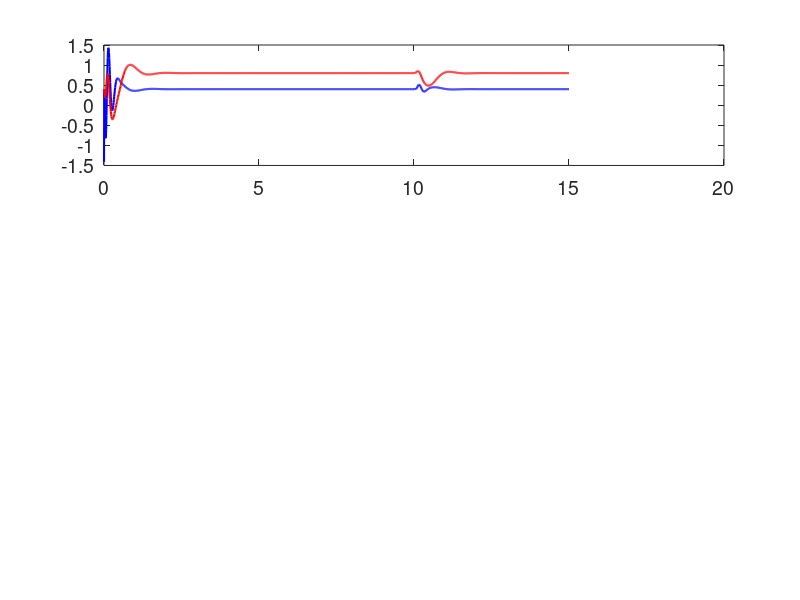

Write MATLAB code to recreate this figure. (Note: this script raises an error after producing the figure.)
% EE5101/ME5401 Mini-project Task 5: Servo Control with Reduced-Order Observer
% Combines Servo Mechanism (Task 5) with Reduced-Order Observer (Task 3)

clear; clc; close all;
set(0, 'defaultAxesFontSize', 14); % Affects the scale and labels on the axes
set(0, 'defaultTextFontSize', 14);  % Affects text such as titles, axis labels, legends, etc.

%% 1. System Parameter Setup
% Replace with your Matriculation Number digits
a = 8; b = 4; c = 0; d = 1; 

% Helper calculations for system matrices
p1 = 2.5010 * (d + 5) / (c + 5);
p2 = 0.2922 - (a * b) / 500;
p3 = 0.0165 - (c + d - 5) / (1000 + 20 * a);

% Plant Matrices
A = zeros(4, 4);
A(1,1) = -8.8487 + (a - b) / 5; A(1,2) = -0.0399; A(1,3) = -5.5500 + (c * d + 5) / 10; A(1,4) = 3.5846;
A(2,1) = -4.5740; A(2,2) = 2.5010 * (d + 5) / (c + 5); A(2,3) = -4.3662; A(2,4) = -1.1183 - (a - c) / 20;
A(3,1) = 3.7698; A(3,2) = 16.1212 - c / 5; A(3,3) = -18.2103 + (a + d) / (b + 4); A(3,4) = 4.4936;
A(4,1) = -8.5645 - (a - b) / (c + d + 2); A(4,2) = 8.3742; A(4,3) = -4.4331; A(4,4) = -7.7181 * (c + 5) / (b + 5);

B = zeros(4, 2);
B(1,1) = 0.0564 + b / (10 + c); B(1,2) = 0.0319;
B(2,1) = 0.0165 - (c + d - 5) / (1000 + 20 * a); B(2,2) = -0.02;
B(3,1) = 4.4939; B(3,2) = 1.5985 * (a + 10) / (b + 12);
B(4,1) = -1.4269; B(4,2) = -0.2730;

C = zeros(2, 4);
C(1,1) = -3.2988; C(1,2) = -2.1932 + (10 * c + d) / (100 + 5 * a); C(1,3) = 0.0370; C(1,4) = -0.0109;
C(2,1) = 0.2922 - (a * b) / 500; C(2,2) = -2.1506; C(2,3) = -0.0104; C(2,4) = 0.0163;

[n, m_in] = size(B);
[m_out, ~] = size(C);

%% 2. Servo Controller Design (Augmented LQR)
% Augmented System: z = [x; v], v_dot = y_sp - y
A_aug = [A, zeros(n, m_out); 
         -C, zeros(m_out, m_out)];
B_aug = [B; zeros(m_out, m_in)];

% LQR Weights
Q_aug = diag([1, 1, 1, 1, 1000, 1000]); % Heavy penalty on integral states v
R_aug = 0.1 * eye(m_in);

% Calculate Gains
K_aug = lqr(A_aug, B_aug, Q_aug, R_aug);
K_x = K_aug(:, 1:n);
K_v = K_aug(:, n+1:end);

fprintf('Servo Gains Calculated.\n');

%% 3. Reduced-Order Observer Design (Reused from Task 3)
% Reduced order
r_order = n - m_out; % 4 - 2 = 2

% Determine dominant pole of the closed-loop plant (A - B*K_x)
cl_poles_ctrl = eig(A - B*K_x);
dom_pole_ctrl = max(real(cl_poles_ctrl));
fprintf('Controller Dominant Pole: %.4f\n', dom_pole_ctrl);

% Observer Design Parameters (Recommended Case: 4x faster)
obs_poles = [dom_pole_ctrl * 4; dom_pole_ctrl * 4 - 0.5];
D_obs = diag(obs_poles);

% Solve Sylvester Equation: T*A - D*T = G*C
G_obs = ones(r_order, m_out); % Initial guess
T_obs = sylvester(A', -D_obs', C'*G_obs')';

% Check invertibility of [C; T]
if rcond([C; T_obs]) < 1e-10
    G_obs = eye(r_order, m_out); % Fallback
    T_obs = sylvester(A', -D_obs', C'*G_obs')';
end

% Calculate remaining matrices
M_obs = inv([C; T_obs]); % Reconstruction matrix
E_obs = T_obs * B;

fprintf('Reduced-Order Observer Designed (Poles: %.2f, %.2f)\n', obs_poles(1), obs_poles(2));

%% 4. Simulation
T_final = 15;
dt = 0.01;
time = 0:dt:T_final;
steps = length(time);

% Initial Conditions
x0 = [0.5; -0.1; 0.3; -0.8];
xi0 = [0; 0]; % Observer internal state initial condition
v0 = [0; 0];  % Integral state initial condition

% Set Points & Disturbance
y_sp = [0.4; 0.8];
t_dist = 10;
w_dist = [0.3; 0.2];

% Storage
X = zeros(n, steps); X(:,1) = x0;
Xi = zeros(r_order, steps); Xi(:,1) = xi0; % Reduced state
X_hat = zeros(n, steps); 
V = zeros(m_out, steps); V(:,1) = v0;
Y = zeros(m_out, steps);
U = zeros(m_in, steps);

% Initial Reconstruction
y_init = C * x0;
X_hat(:,1) = M_obs * [y_init; xi0];

for k = 1:steps-1
    % 1. Measurement
    y_meas = C * X(:,k);
    Y(:,k) = y_meas;
    
    % 2. Reconstruction of Full State
    % x_hat = M * [y; xi]
    x_hat_k = M_obs * [y_meas; Xi(:,k)];
    X_hat(:,k) = x_hat_k;
    
    % 3. Control Law (Servo + Observer)
    % u = -Kx * x_hat - Kv * v
    u_ctrl = -K_x * x_hat_k - K_v * V(:,k);
    U(:,k) = u_ctrl;
    
    % 4. Disturbance
    if time(k) >= t_dist
        w = w_dist;
    else
        w = zeros(m_in, 1);
    end
    u_plant = u_ctrl + w;
    
    % 5. Dynamics Integration (Euler)
    % Plant: dx = Ax + B(u+w)
    dX = A * X(:,k) + B * u_plant;
    X(:,k+1) = X(:,k) + dX * dt;
    
    % Observer: dxi = D*xi + E*u + G*y (Note: u is u_ctrl, not u_plant)
    dXi = D_obs * Xi(:,k) + E_obs * u_ctrl + G_obs * y_meas;
    Xi(:,k+1) = Xi(:,k) + dXi * dt;
    
    % Integrator: dv = y_sp - y
    dV = y_sp - y_meas;
    V(:,k+1) = V(:,k) + dV * dt;
end

% Final step values
Y(:,end) = C * X(:,end);
X_hat(:,end) = M_obs * [Y(:,end); Xi(:,end)];
U(:,end) = -K_x * X_hat(:,end) - K_v * V(:,end);

%% 5. Plotting
figure('Name', 'Task 5 (Reduced Observer) Results', 'Color', 'w');

% Outputs
subplot(3,1,1);
plot(time, Y(1,:), 'b', 'LineWidth', 1.5); hold on;
plot(time, Y(2,:), 'r', 'LineWidth', 1.5);
yline(y_sp(1), 'b--', 'LineWidth', 1);
yline(y_sp(2), 'r--', 'LineWidth', 1);
xline(t_dist, 'k:', 'LineWidth', 1.2);
title('System Outputs vs Setpoints (Reduced Observer)');
legend('y_1', 'y_2', 'SP_1', 'SP_2', 'Disturbance');
grid on;

% Inputs
subplot(3,1,2);
plot(time, U(1,:), 'b', 'LineWidth', 1.5); hold on;
plot(time, U(2,:), 'r', 'LineWidth', 1.5);
xline(t_dist, 'k:', 'LineWidth', 1.2);
title('Control Inputs');
legend('u_1', 'u_2');
grid on;

% Estimation Error
subplot(3,1,3);
err_norm = vecnorm(X - X_hat);
plot(time, err_norm, 'k', 'LineWidth', 1.5);
title('State Estimation Error Norm $||x - \hat{x}||$','Interpreter', 'latex');
grid on; xlabel('Time (s)');

fprintf('\nFinal Steady State Error (y - y_sp):\n');
disp(Y(:,end) - y_sp');